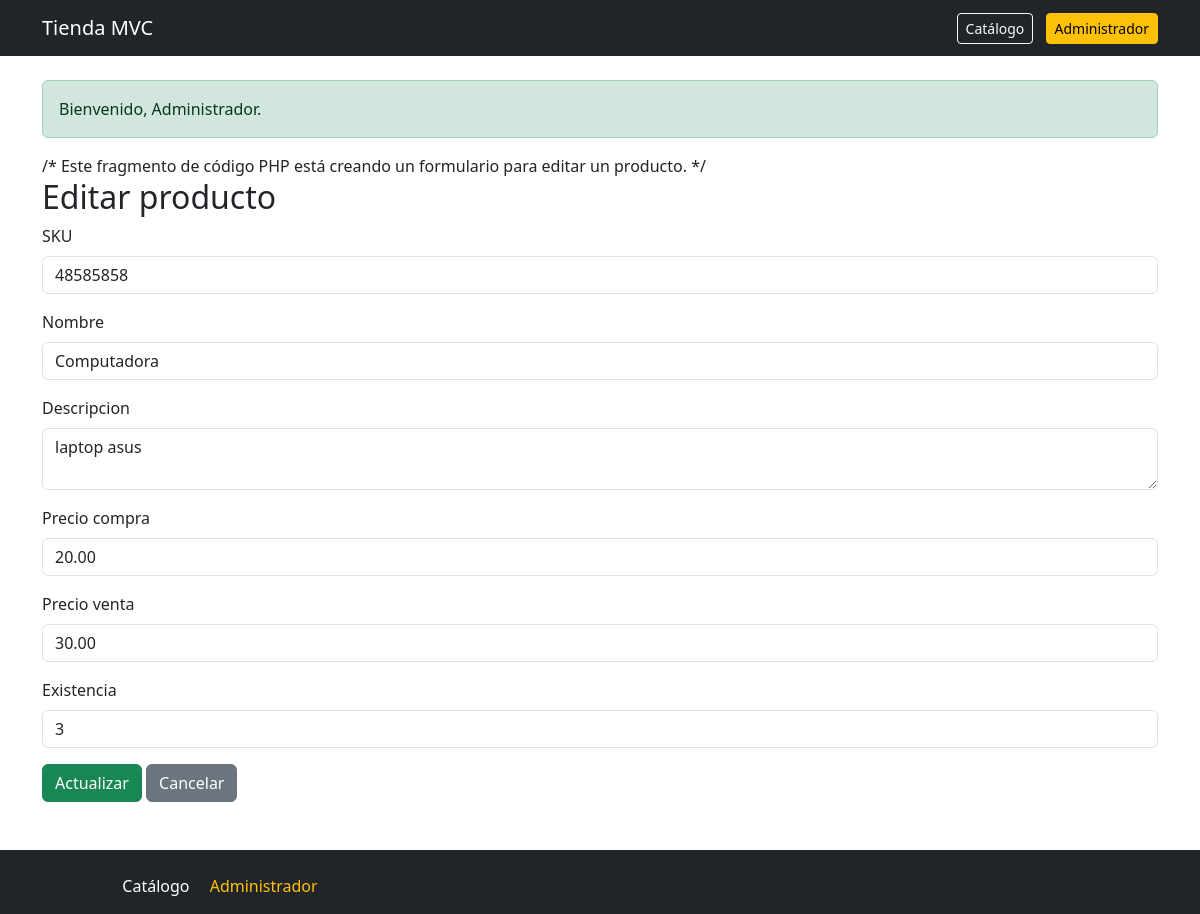
The app's page /index.php?route=productos/edit&id=10 (signed in) with its own data.
### tables this page shows
CREATE TABLE `productos` (
  `id` int(11) NOT NULL,
  `sku` varchar(100) NOT NULL,
  `nombre` varchar(100) NOT NULL,
  `descripcion` text NOT NULL,
  `precio_compra` decimal(10,2) NOT NULL,
  `precio_venta` decimal(10,2) NOT NULL,
  `existencia` int(11) NOT NULL,
  `imagen` varchar(255) DEFAULT NULL
);

### controllers/ProductoController.php (called while the page is built, shortened)
<?php
class ProductoController
{
    private ProductoModel $productoModel;
    public function __construct()
    {
        $this->productoModel = new ProductoModel();
    }
    public function edit(): void
    {
        $id = (int)($_GET["id"] ?? 0);
        $producto = $this->productoModel->obtenerPorId($id);
        require_once __DIR__ . "/../config/views/productos/edit.php";
    }
}

### config/Autoload.php (called while the page is built, shortened)
<?php
spl_autoload_register(function ($class) {
    $baseDir = __DIR__ . '/../';
    $class = str_replace('\\', '/', $class);
    $parts = explode('/', $class);
    if (!empty($parts)) {
        $parts[0] = strtolower($parts[0]);
    }
    $file = $baseDir . implode('/', $parts) . '.php';
});

### config/Database.php (called while the page is built, shortened)
<?php
class Database {
    private string $host = "127.0.0.1";
    private string $dbname = "productos";
    private string $username = "root";
    private string $password = "";
    private string $charset = "utf8mb4";
    public function connect() : PDO {
        try {
            $dsn = "mysql:host={$this->host};dbname={$this->dbname};charset={$this->charset}";
            $pdo = new PDO($dsn, $this->username, $this->password);
            $pdo->setAttribute(PDO::ATTR_ERRMODE, PDO::ERRMODE_EXCEPTION);
            $pdo->setAttribute(PDO::ATTR_DEFAULT_FETCH_MODE, PDO::FETCH_ASSOC);
            return $pdo;
        } catch (PDOException $e) {
            die("Error de conexión: ". $e->getMessage());
        }
    }
}

### models/ProductoModel.php (called while the page is built, shortened)
<?php
class ProductoModel{
    private PDO $conexion;
    public function __construct() {
        $db = new Database();
        $this->conexion = $db->connect();
    }
    public function obtenerPorId( int $id) : ?array {
        try {
            $sql = "SELECT * FROM productos WHERE id = :id LIMIT 1";
            $stmt = $this->conexion->prepare($sql);
            $stmt->bindParam(":id", $id, PDO::PARAM_INT);
            $stmt->execute();
            $producto = $stmt->fetch();
            return $producto ?: null;
        } catch (PDOException $e) {
            return null;
        }
    }
}

### config/views/productos/edit.php (the view, shortened to what this page needs)
<?php require_once __DIR__."/../layouts/header.php";?>
/* Este fragmento de código PHP está creando un formulario para editar un producto. */
<h2>Editar producto</h2>
<form action="index.php?route=productos/update" method="POST">
    <div class="mb-3">
        <label class="form-label">SKU</label>
        <input type="text" name="sku" class="form-control" value="<?= htmlspecialchars($producto['sku']); ?>" required>
    </div>
    <div class="mb-3">
        <label class="form-label">Nombre</label>
        <input type="text" name="nombre" class="form-control" value="<?= htmlspecialchars($producto['nombre']); ?>" required>
    </div>
    <div class="mb-3">
        <label class="form-label">Descripcion</label>
        <textarea name="descripcion" class="form-control" required><?= htmlspecialchars($producto['descripcion']); ?></textarea>
    </div>
    <div class="mb-3">
        <label class="form-label">Precio compra</label>
        <input type="number" step="0.01" name="precio_compra" class="form-control"
        value="<?= htmlspecialchars((string)$producto['precio_compra']); ?>" required>
    </div>
    <div class="mb-3">
        <label class="form-label">Precio venta</label>
        <input type="number" step="0.01" name="precio_venta" class="form-control"
        value="<?= htmlspecialchars((string)$producto['precio_venta']); ?>" required>
    </div>
    <div class="mb-3">
        <label class="form-label">Existencia</label>
        <input type="number" name="existencia" class="form-control" value="<?=  (int)$producto['existencia']; ?>" required>
    </div>
    <button type="submit" class="btn btn-success">Actualizar</button>
    <a href="index.php?route=productos" class="btn btn-secondary">Cancelar</a>
</form>
<?php require_once __DIR__."/../layouts/footer.php"; ?>

### config/views/layouts/header.php (style rules this page uses)
body { display: flex; flex-direction: column; min-height: 100vh; }

### records on screen
productos: sku "48585858", nombre "Computadora", descripcion "laptop asus", precio_compra "20.00", precio_venta "30.00", existencia "3"

### other values on screen
$_SESSION['success'] "Bienvenido, Administrador."
